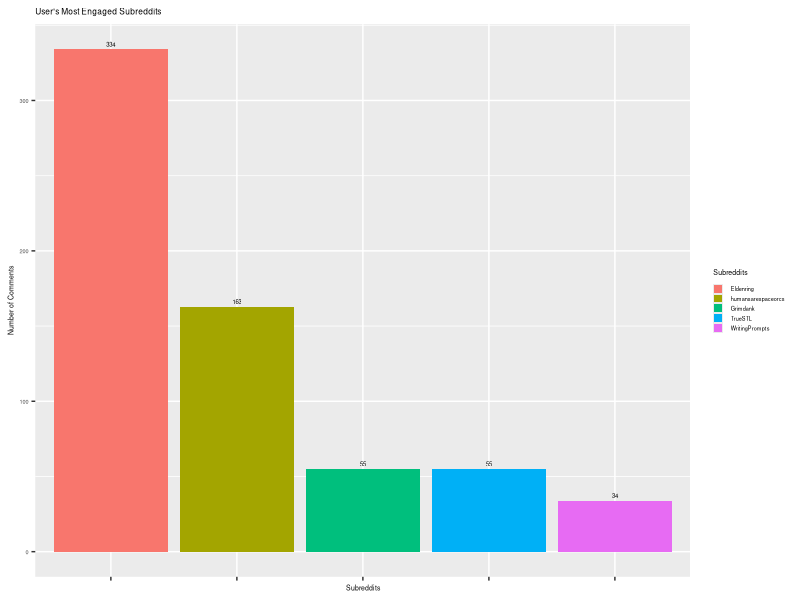
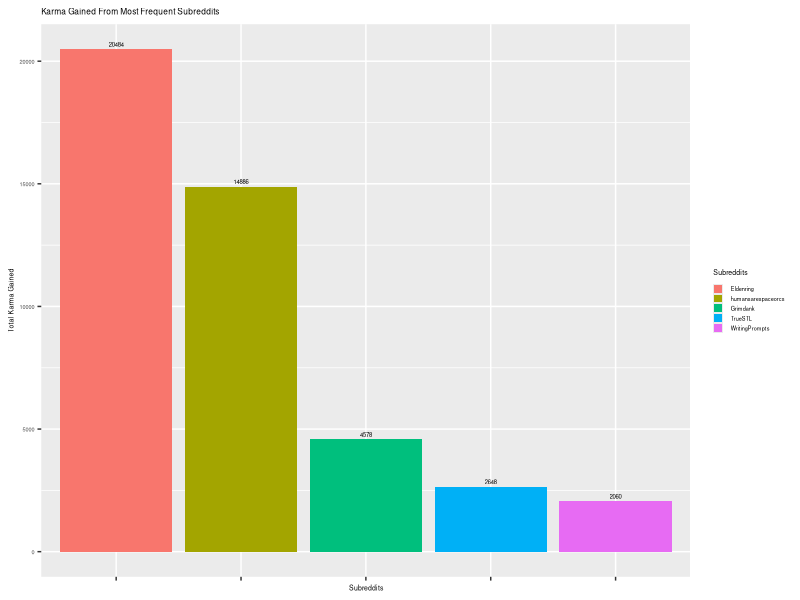
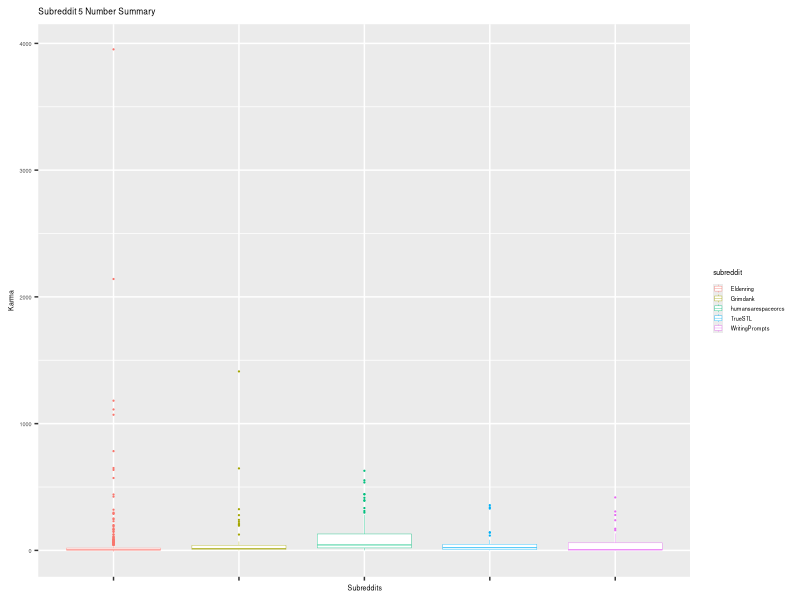
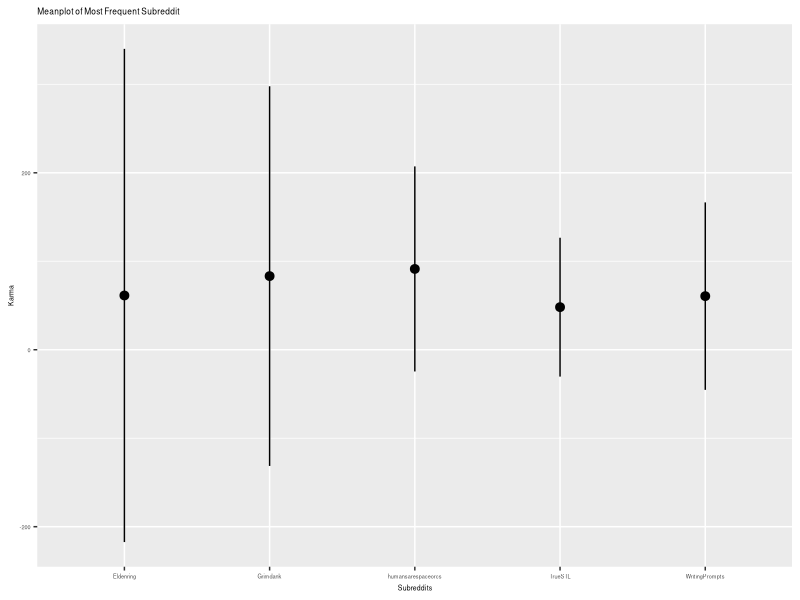

Write R code to recreate these figures, in order.
library(ggplot2)


# most commented on subreddit as bar graph
top_subreddits <- function(df, howmany=5){
  #writes out a jpeg of their most used subreddits from ggplot
  #param: df read from python with a vector called subreddit
  
  # sort df then get the most posts per counts and reddits
  sorted_subreddit <- sort(table(df$subreddit), decreasing=TRUE)
  reddits <- names(sorted_subreddit)[1:howmany]
  counts <- as.numeric(sorted_subreddit)[1:howmany]
  tabled <- data.frame(reddits, counts) 
  tabled$reddits <- factor(tabled$reddits, levels=tabled$reddits) # avoid sorting
  
  # ggplot bar graph
  bar <- ggplot(data = tabled,
                aes(x=reddits, y=counts, fill=reddits))+
    geom_bar(stat="identity")+
    xlab("Subreddits")+
    ylab("Number of Comments")+
    ggtitle("User's Most Engaged Subreddits")+
    theme(axis.text.x=element_blank(),
          text = element_text(size = 5),
          legend.key.size = unit(0.25, 'cm'))+
    geom_text(aes(label=counts), vjust=-0.5, size=1.5)+ 
    guides(fill=guide_legend(title="Subreddits"))
  
  # write out file
  ggsave("Number_of_posts.jpeg",
         plot = bar,
         width = 800,
         height = 800,
         unit = ("px")
  )
}


# average score per comment in subreddit
total_score_freqsubreddit <- function(df, howmany=5){
  # generates bar plot that has the total karma gained by user from each subreddit
  # param df: read csv of df
  
  # get top subreddits
  sorted_subreddit <- sort(table(df$subreddit), decreasing=TRUE)
  subreddits <- names(sorted_subreddit)[1:howmany]
  
  # iterate through list and get the sum of those
  sums <- c()
  for(item in subreddits){
    sums <- append(sums, sum(df$up.votes[df$subreddit==item]))
  }                           
  
  new_df <- data.frame(subreddits, sums)
  new_df$subreddits <- factor(new_df$subreddits, levels=new_df$subreddits)

    # plot data
  plot <- ggplot(data = new_df,
                 aes(x = subreddits, y = sums, fill=subreddits))+
    geom_bar(stat="identity")+
    xlab("Subreddits")+
    ylab("Total Karma Gained")+
    ggtitle("Karma Gained From Most Frequent Subreddits")+
    theme(axis.text.x=element_blank(),
          text = element_text(size = 5),
          legend.key.size = unit(0.25, 'cm'))+
    geom_text(aes(label=sums), vjust=-0.5, size=1.5)+
    guides(fill=guide_legend(title="Subreddits"))
  
  # write out to graph
  ggsave("subreddits_karma_summary.jpeg",
         plot = plot,
         width = 800,
         height = 800,
         unit = ("px")
  )
}


karma_gained_boxplot_outlier <- function(df, howmany=5){
  # plots box plot of their most popular subreddit scores/karma
  # note this graph gets quite squished since random virality is common
  # param: df, csv read the output from python
  
  # get top subreddits
  sorted_subreddit <- sort(table(df$subreddit), decreasing=TRUE)
  subreddits <- names(sorted_subreddit)[1:howmany]
  
  # make a new df that has values and subreddit
  colagulated_df <- data.frame()
  for (item in subreddits) {
    new_df <- data.frame(c(df$up.votes[df$subreddit==item]), c(rep(item)))
    colagulated_df <- rbind(colagulated_df, new_df)
  }
  colagulated_df <- setNames(colagulated_df, c("value", "subreddit")) # index
  
  # plot including outliers and write to file
  outliers <- ggplot(data = colagulated_df,
                   aes(x = subreddit, y = value, color=subreddit))+
              geom_boxplot(lwd=0.125,
                           outlier.size=0.125)+
              xlab("Subreddits")+
              ylab("Karma")+
              ggtitle("Subreddit 5 Number Summary")+
              theme(axis.text.x=element_blank(),
                    text = element_text(size = 5),
                    legend.key.size = unit(0.25, 'cm'))+
              guides(fill=guide_legend(title="Subreddits"))
              
  
  ggsave("boxplot_summary_outliers.jpeg",
         plot = outliers,
         width = 800,
         height = 800,
         unit = ("px")
  )
}


# ggplot means plot
karma_mean_plot <- function(df, howmany = 5){
  
  # get top subreddits
  sorted_subreddit <- sort(table(df$subreddit), decreasing=TRUE)
  subreddits <- names(sorted_subreddit)[1:howmany]
  
  # make a new data frame with means and standard deviation
  new_df <- data.frame()
  for (item in subreddits) {
    value <- df$up.votes[df$subreddit==item] 
    new_df <- rbind(new_df, data.frame(mean(value), sd(value), item))
  }
  new_df <- setNames(new_df, c("mean", "sd", "subreddit"))
  new_df$subreddits <- factor(new_df$subreddit, levels=new_df$subreddit)
  
  plot <- ggplot(data = new_df,
          aes(x = subreddit, y = mean))+
           geom_pointrange(aes(ymin=mean-sd, ymax=mean+sd), fill=c("#F8766D", "#B79F00", "#00BE67", "#619CFF", "#C77CFF"))+
           xlab("Subreddits")+
           ylab("Karma")+
           ggtitle("Meanplot of Most Frequent Subreddit")+
           theme(text = element_text(size = 5),
                legend.key.size = unit(0.25, 'cm'))+
          guides(fill=guide_legend(title="Subreddits"))
  ggsave("subreddit_karma_meanplot.jpeg",
         plot = plot,
         width = 800,
         height = 800,
         unit = ("px"))
}


main <- function(){
  df = read.csv(file = 'Output.csv', header=TRUE)
  top_subreddits(df)
  total_score_freqsubreddit(df)
  karma_gained_boxplot_outlier(df)
  karma_mean_plot(df)
} 


main()